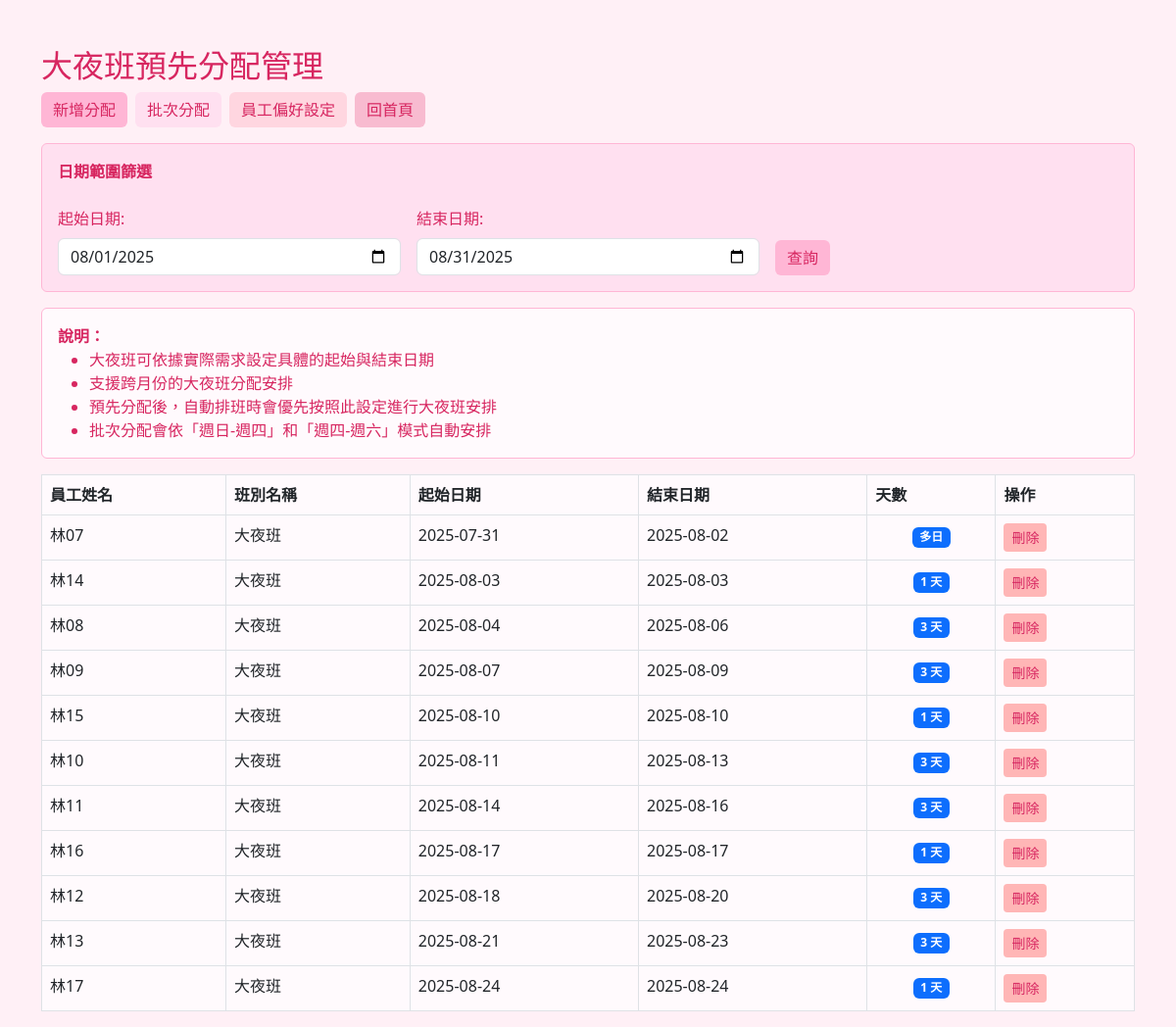
Screenshot of /night_shift_allocation (signed in) with the database file from the repository.
### tables this page shows
CREATE TABLE night_shift_allocation (
                    id INTEGER PRIMARY KEY AUTOINCREMENT,
                    start_date TEXT NOT NULL,
                    end_date TEXT NOT NULL,
                    staff_id TEXT NOT NULL,
                    shift_id TEXT NOT NULL,
                    created_at TEXT DEFAULT CURRENT_TIMESTAMP,
                    FOREIGN KEY (staff_id) REFERENCES staff (staff_id),
                    FOREIGN KEY (shift_id) REFERENCES shift (shift_id),
                    UNIQUE(start_date, end_date, staff_id)
                );

CREATE TABLE staff (staff_id TEXT PRIMARY KEY, name TEXT, title TEXT, ward TEXT);

CREATE TABLE shift (shift_id TEXT PRIMARY KEY, name TEXT, time TEXT, required_count INTEGER, ward TEXT);

### app.py (the view)
@app.route('/night_shift_allocation')
@login_required
@admin_required
def night_shift_allocation():
    today = datetime.now()
    default_start = today.replace(day=1).strftime('%Y-%m-%d')
    default_end = (today.replace(day=1) + timedelta(days=32)).replace(day=1) - timedelta(days=1)
    default_end = default_end.strftime('%Y-%m-%d')
    start_date = request.args.get('start_date', default_start)
    end_date = request.args.get('end_date', default_end)
    conn = get_db_connection()
    staff_list = conn.execute('SELECT staff_id, name FROM staff ORDER BY name').fetchall()
    night_shifts = conn.execute('''
        SELECT shift_id, name FROM shift
        WHERE name LIKE '%大夜%' OR name LIKE '%夜班%'
        ORDER BY name
    ''').fetchall()
    allocations = conn.execute('''
        SELECT nsa.*, s.name as staff_name, sh.name as shift_name
        FROM night_shift_allocation nsa
        JOIN staff s ON nsa.staff_id = s.staff_id
        JOIN shift sh ON nsa.shift_id = sh.shift_id
        WHERE (nsa.start_date <= ? AND nsa.end_date >= ?) OR
              (nsa.start_date >= ? AND nsa.start_date <= ?) OR
              (nsa.end_date >= ? AND nsa.end_date <= ?)
        ORDER BY nsa.start_date, nsa.staff_id
    ''', (end_date, start_date, start_date, end_date, start_date, end_date)).fetchall()
    conn.close()
    return render_template('night_shift_allocation.html',
                         staff_list=staff_list,
                         night_shifts=night_shifts,
                         allocations=allocations,
                         start_date=start_date,
                         end_date=end_date)

### app.py (called while the page is built)
def get_db_connection():
    conn = sqlite3.connect(os.path.join('data', 'staff.db'))
    conn.row_factory = sqlite3.Row
    return conn

def login_required(f):
    @wraps(f)
    def decorated_function(*args, **kwargs):
        if 'user_id' not in session:
            return redirect(url_for('login'))
        return f(*args, **kwargs)
    return decorated_function

def admin_required(f):
    @wraps(f)
    def decorated_function(*args, **kwargs):
        if 'role' not in session or session['role'] != 'admin':
            flash('權限不足，僅限管理員操作', 'danger')
            return redirect(url_for('index'))
        return f(*args, **kwargs)
    return decorated_function

### templates/night_shift_allocation.html (shortened to what this page needs)
<!DOCTYPE html>
<html lang="zh-Hant">
<head>
    <link rel="stylesheet" href="https://cdn.jsdelivr.net/npm/bootstrap@5.3.0/dist/css/bootstrap.min.css">
</head>
<body>
    <div class="container mt-5">
        <div class="row">
            <div class="col-md-12">
                <h2>大夜班預先分配管理</h2>
                <div class="mb-3 d-flex gap-2">
                    <button type="button" class="btn btn-primary" data-bs-toggle="modal" data-bs-target="#addAllocationModal">
                        新增分配
                    </button>
                    <button type="button" class="btn btn-warning" data-bs-toggle="modal" data-bs-target="#batchAllocationModal">
                        批次分配
                    </button>
                    <a href="/staff_preference" class="btn btn-info">員工偏好設定</a>
                    <a href="/" class="btn btn-secondary">回首頁</a>
                </div>
                <div class="alert alert-warning mb-3">
                    <b>日期範圍篩選</b>
                    <form method="get" class="row g-3 mt-2">
                        <div class="col-md-4">
                            <label for="start_date" class="form-label">起始日期:</label>
                            <input type="date" class="form-control" id="start_date" name="start_date" value="{{ start_date }}" required>
                        </div>
                        <div class="col-md-4">
                            <label for="end_date" class="form-label">結束日期:</label>
                            <input type="date" class="form-control" id="end_date" name="end_date" value="{{ end_date }}" required>
                        </div>
                        <div class="col-md-4 d-flex align-items-end">
                            <button type="submit" class="btn btn-primary">查詢</button>
                        </div>
                    </form>
                </div>
                <div class="alert alert-info">
                    <strong>說明：</strong>
                    <ul class="mb-0">
                        <li>大夜班可依據實際需求設定具體的起始與結束日期</li>
                        <li>支援跨月份的大夜班分配安排</li>
                        <li>預先分配後，自動排班時會優先按照此設定進行大夜班安排</li>
                        <li>批次分配會依「週日-週四」和「週四-週六」模式自動安排</li>
                    </ul>
                </div>
                <table class="table table-bordered mt-3">
                    <thead>
                        <tr>
                            <th>員工姓名</th>
                            <th>班別名稱</th>
                            <th>起始日期</th>
                            <th>結束日期</th>
                            <th>天數</th>
                            <th>操作</th>
                        </tr>
                    </thead>
                    <tbody>
                        {% if allocations %}
                            {% for allocation in allocations %}
                                <tr>
                                    <td>{{ allocation.staff_name }}</td>
                                    <td>{{ allocation.shift_name }}</td>
                                    <td>{{ allocation.start_date }}</td>
                                    <td>{{ allocation.end_date }}</td>
                                    <td class="text-center">
                                        <span class="badge bg-primary">
                                        {% set start_parts = allocation.start_date.split('-') %}
                                        {% set end_parts = allocation.end_date.split('-') %}
                                        {% set start_year = start_parts[0] | int %}
                                        {% set start_month = start_parts[1] | int %}
                                        {% set start_day = start_parts[2] | int %}
                                        {% set end_year = end_parts[0] | int %}
                                        {% set end_month = end_parts[1] | int %}
                                        {% set end_day = end_parts[2] | int %}
                                        {% if start_year == end_year and start_month == end_month %}
                                            {{ end_day - start_day + 1 }} 天
                                        {% else %}
                                            多日
                                        {% endif %}
                                        </span>
                                    </td>
                                    <td>
                                        <form method="post" action="/delete_night_shift_allocation" style="display: inline;">
                                            <button type="submit" class="btn btn-danger btn-sm" onclick="return confirm('確定要刪除此分配嗎？')">刪除</button>
                                        </form>
                                    </td>
                                </tr>
                            {% endfor %}
                        {% else %}
                            <tr>
                                <td colspan="6" class="text-center text-muted">目前沒有大夜班預先分配</td>
                            </tr>
                        {% endif %}
                    </tbody>
                </table>
            </div>
        </div>
    </div>
</body>
</html>

### templates/night_shift_allocation.html (style rules this page uses)
body { background: #fff0f6; }
h2, h5, h6 { color: #d72660; }
.btn-primary, .btn-success, .btn-warning, .btn-danger, .btn-info, .btn-secondary { border: none; }
.btn-primary { background: #ffb6d5; color: #d72660; }
.btn-warning { background: #ffe0f0; color: #d72660; }
.btn-danger { background: #ffb6b6; color: #d72660; }
.btn-info { background: #ffd6e0; color: #d72660; }
.btn-secondary { background: #f8bbd0; color: #d72660; }
.table-bordered th, .table-bordered td { background: #fffafd; }
.alert-info { background: #fffafd; border-color: #ffb6d5; color: #d72660; }
.alert-warning { background: #ffe0f0; border-color: #ffb6d5; color: #d72660; }

### rows the page displays
night_shift_allocation: staff_name "林07", shift_name "大夜班", start_date "2025-07-31", end_date "2025-08-02", shows "多日"
night_shift_allocation: staff_name "林14", shift_name "大夜班", start_date "2025-08-03", end_date "2025-08-03", end_day "1"
night_shift_allocation: staff_name "林08", shift_name "大夜班", start_date "2025-08-04", end_date "2025-08-06", end_day "3"
night_shift_allocation: staff_name "林09", shift_name "大夜班", start_date "2025-08-07", end_date "2025-08-09", end_day "3"
night_shift_allocation: staff_name "林15", shift_name "大夜班", start_date "2025-08-10", end_date "2025-08-10", end_day "1"
night_shift_allocation: staff_name "林10", shift_name "大夜班", start_date "2025-08-11", end_date "2025-08-13", end_day "3"
night_shift_allocation: staff_name "林11", shift_name "大夜班", start_date "2025-08-14", end_date "2025-08-16", end_day "3"
night_shift_allocation: staff_name "林16", shift_name "大夜班", start_date "2025-08-17", end_date "2025-08-17", end_day "1"
night_shift_allocation: staff_name "林12", shift_name "大夜班", start_date "2025-08-18", end_date "2025-08-20", end_day "3"
night_shift_allocation: staff_name "林13", shift_name "大夜班", start_date "2025-08-21", end_date "2025-08-23", end_day "3"
night_shift_allocation: staff_name "林17", shift_name "大夜班", start_date "2025-08-24", end_date "2025-08-24", end_day "1"
